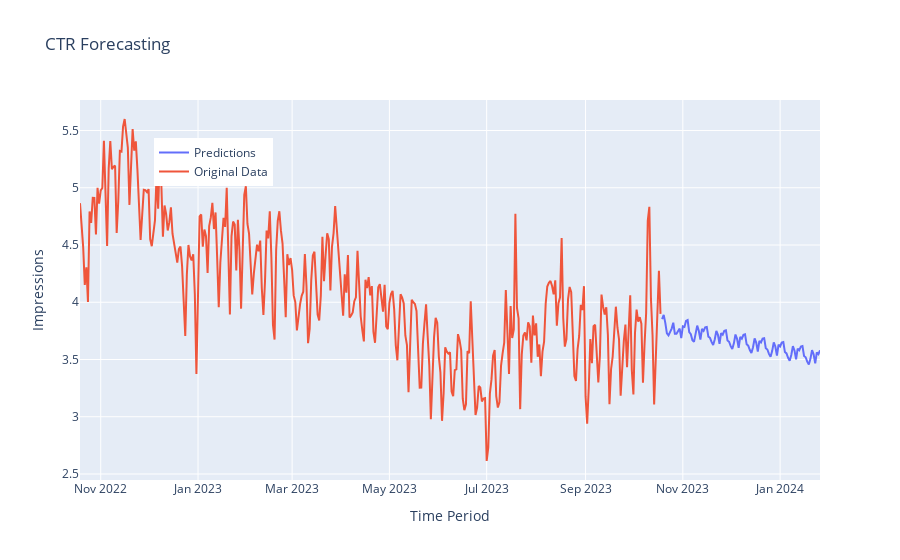

The code cell stored with this chart in its notebook:
### Code cell
# Visualize the forecasted trend of CTR

# Create a DataFrame with the original data and predictions
forecast = pd.DataFrame({'Original': time_series, 'Predictions': predictions})

# Plot the original data and predictions
fig = go.Figure()

fig.add_trace(go.Scatter(x=forecast.index, y=forecast['Predictions'],
                         mode='lines', name='Predictions'))

fig.add_trace(go.Scatter(x=forecast.index, y=forecast['Original'],
                         mode='lines', name='Original Data'))

fig.update_layout(title='CTR Forecasting',
                  xaxis_title='Time Period',
                  yaxis_title='Impressions',
                  legend=dict(x=0.1, y=0.9),
                  showlegend=True)

fig.show()

### Figure 1 — Plotly figure (JSON) as saved in the notebook; plotly's stock layout.template omitted (floating-point values rounded to 4 significant figures; data arrays with more than 128 entries replaced by an {"elided": "..."} marker saying what was removed)
{"data": [{"mode": "lines", "name": "Predictions", "type": "scatter", "x": {"elided": "465 str values"}, "y": {"elided": "465 float values"}}, {"mode": "lines", "name": "Original Data", "type": "scatter", "x": {"elided": "465 str values"}, "y": {"elided": "465 float values"}}], "layout": {"legend": {"x": 0.1, "y": 0.9}, "showlegend": true, "title": {"text": "CTR Forecasting"}, "xaxis": {"title": {"text": "Time Period"}}, "yaxis": {"title": {"text": "Impressions"}}}}
